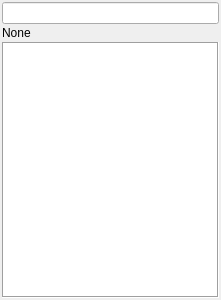
<?xml version="1.0" encoding="UTF-8"?>
<ui version="4.0">
 <class>PropertyEditorWidget</class>
 <widget class="QWidget" name="PropertyEditorWidget">
  <property name="geometry">
   <rect>
    <x>0</x>
    <y>0</y>
    <width>221</width>
    <height>300</height>
   </rect>
  </property>
  <property name="windowTitle">
   <string>Form</string>
  </property>
  <layout class="QVBoxLayout" name="verticalLayout">
   <property name="spacing">
    <number>2</number>
   </property>
   <property name="margin">
    <number>2</number>
   </property>
   <item>
    <widget class="QLineEditFilter" name="filterLineEdit"/>
   </item>
   <item>
    <widget class="QLabel" name="label">
     <property name="text">
      <string>None</string>
     </property>
    </widget>
   </item>
   <item>
    <widget class="QTableWidget" name="tableWidget">
     <property name="frameShape">
      <enum>QFrame::Box</enum>
     </property>
     <property name="midLineWidth">
      <number>0</number>
     </property>
     <property name="horizontalScrollBarPolicy">
      <enum>Qt::ScrollBarAlwaysOff</enum>
     </property>
     <property name="alternatingRowColors">
      <bool>true</bool>
     </property>
     <property name="textElideMode">
      <enum>Qt::ElideRight</enum>
     </property>
     <property name="showGrid">
      <bool>true</bool>
     </property>
     <property name="columnCount">
      <number>2</number>
     </property>
     <attribute name="horizontalHeaderVisible">
      <bool>false</bool>
     </attribute>
     <attribute name="horizontalHeaderCascadingSectionResizes">
      <bool>true</bool>
     </attribute>
     <attribute name="horizontalHeaderMinimumSectionSize">
      <number>15</number>
     </attribute>
     <attribute name="horizontalHeaderShowSortIndicator" stdset="0">
      <bool>false</bool>
     </attribute>
     <attribute name="horizontalHeaderStretchLastSection">
      <bool>true</bool>
     </attribute>
     <attribute name="verticalHeaderVisible">
      <bool>false</bool>
     </attribute>
     <attribute name="verticalHeaderDefaultSectionSize">
      <number>20</number>
     </attribute>
     <attribute name="verticalHeaderHighlightSections">
      <bool>true</bool>
     </attribute>
     <attribute name="verticalHeaderMinimumSectionSize">
      <number>15</number>
     </attribute>
     <attribute name="verticalHeaderShowSortIndicator" stdset="0">
      <bool>false</bool>
     </attribute>
     <attribute name="verticalHeaderStretchLastSection">
      <bool>false</bool>
     </attribute>
     <column>
      <property name="text">
       <string>Attribute</string>
      </property>
      <property name="textAlignment">
       <set>AlignLeft|AlignVCenter</set>
      </property>
     </column>
     <column>
      <property name="text">
       <string>Value</string>
      </property>
      <property name="font">
       <font>
        <strikeout>false</strikeout>
       </font>
      </property>
     </column>
    </widget>
   </item>
  </layout>
 </widget>
 <customwidgets>
  <customwidget>
   <class>QLineEditFilter</class>
   <extends>QLineEdit</extends>
   <header>QLineEditFilter.h</header>
  </customwidget>
 </customwidgets>
 <resources/>
 <connections/>
</ui>
